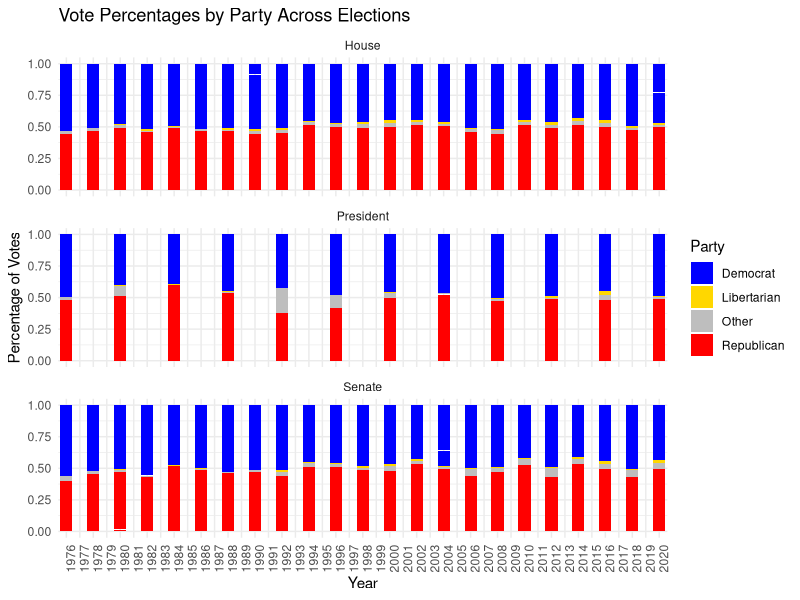

The R script that drew this image:
## ---- chunk 1
joined_data <- read.csv('joined_data.csv')
joined_data
## ---- chunk 2
library(ggplot2)
library(dplyr)
library(tidyr)
# Combine the data for House, Senate, and President elections
combined_data <- joined_data |>
  mutate(Election_Type = "House") |>
  select(state, year, Election_Type, DEMOCRAT_House, REPUBLICAN_House, LIBERTARIAN_House, OTHER_House) %>%
  rename(
    DEMOCRAT = DEMOCRAT_House,
    REPUBLICAN = REPUBLICAN_House,
    LIBERTARIAN = LIBERTARIAN_House,
    OTHER = OTHER_House
  ) |>
  bind_rows(
    joined_data |>
      mutate(Election_Type = "Senate") |>
      select(state, year, Election_Type, DEMOCRAT_Senate, REPUBLICAN_Senate, LIBERTARIAN_Senate, OTHER_Senate) |>
      rename(
        DEMOCRAT = DEMOCRAT_Senate,
        REPUBLICAN = REPUBLICAN_Senate,
        LIBERTARIAN = LIBERTARIAN_Senate,
        OTHER = OTHER_Senate
      ),
    joined_data |>
      mutate(Election_Type = "President") |> 
      select(state, year, Election_Type, DEMOCRAT_President, REPUBLICAN_President, LIBERTARIAN_President, OTHER_President) |>
      rename(
        DEMOCRAT = DEMOCRAT_President,
        REPUBLICAN = REPUBLICAN_President,
        LIBERTARIAN = LIBERTARIAN_President,
        OTHER = OTHER_President
      )
  ) |>
  pivot_longer(cols = c(DEMOCRAT, REPUBLICAN, LIBERTARIAN, OTHER),
               names_to = "Party", values_to = "Percent")

# Create the faceted bar chart
ggplot(combined_data, aes(x = factor(year), y = Percent, fill = Party)) +
  geom_bar(stat = "identity", position = "fill") +
  facet_wrap(~Election_Type, ncol = 1) +  
  scale_fill_manual(
    values = c(
      "DEMOCRAT" = "blue",
      "REPUBLICAN" = "red",
      "LIBERTARIAN" = "gold",
      "OTHER" = "gray"
    ),
    labels = c("Democrat", "Libertarian", "Other", "Republican")
  ) +
  labs(
    title = "Vote Percentages by Party Across Elections",
    x = "Year",
    y = "Percentage of Votes",
    fill = "Party"
  ) +
  theme_minimal() +
  theme(axis.text.x = element_text(angle = 90, hjust = 1))
